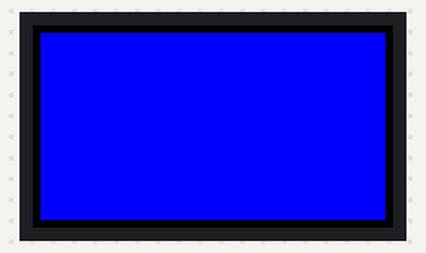
A program run on a simulated Raspberry Pi Pico running MicroPython. On the bench: 240×135 colour display. What the program prints to the serial console is not drawn.

Above: at 1.8 s.

The program:

display-demo.py
```python
from machine import Pin,SPI,PWM
import framebuf
import time

#color is BGR
RED = 0x00F8
GREEN = 0xE007
BLUE = 0x1F00
WHITE = 0xFFFF
BLACK = 0x0000

class LCD_1inch14(framebuf.FrameBuffer):
    def __init__(self):
        self.width = 240
        self.height = 135

        # Initialize SPI first with slower speed
        self.spi = SPI(1, baudrate=10000000,
                      polarity=0, phase=0,
                      sck=Pin(10), mosi=Pin(11), miso=None)

        # Initialize pins
        self.cs = Pin(9, Pin.OUT)
        self.rst = Pin(12, Pin.OUT)
        self.dc = Pin(8, Pin.OUT)

        # Initialize backlight
        self.bl = Pin(13, Pin.OUT)
        self.bl.value(1)

        # Create the framebuffer
        self.buffer = bytearray(self.height * self.width * 2)
        super().__init__(self.buffer, self.width, self.height, framebuf.RGB565)

        # Initialize display
        self.init_display()

    def reset(self):
        self.rst.value(1)
        time.sleep(0.2)
        self.rst.value(0)
        time.sleep(0.2)
        self.rst.value(1)
        time.sleep(0.2)

    def write_cmd(self, cmd):
        self.cs.value(0)
        self.dc.value(0)
        self.spi.write(bytearray([cmd]))
        self.cs.value(1)

    def write_data(self, data):
        self.cs.value(0)
        self.dc.value(1)
        self.spi.write(bytearray([data]))
        self.cs.value(1)

    def init_display(self):
        """Initialize display with minimal setup"""
        self.reset()

        # Basic initialization sequence
        self.write_cmd(0x36)    # Memory Access Control
        self.write_data(0x70)   # RGB -> BGR, MY=1, MX=1, ML=1

        self.write_cmd(0x3A)    # Interface Pixel Format
        self.write_data(0x05)   # 16-bit/pixel

        self.write_cmd(0x21)    # Display Inversion On
        self.write_cmd(0x11)    # Sleep Out
        time.sleep(0.12)        # Wait for sleep out

        self.write_cmd(0x29)    # Display ON
        time.sleep(0.02)        # Wait for display on

    def show(self):
        self.write_cmd(0x2A)    # Column Address Set
        self.write_data(0x00)   # Start column high
        self.write_data(0x00)   # Start column low
        self.write_data(0x00)   # End column high
        self.write_data(0xEF)   # End column low

        self.write_cmd(0x2B)    # Row Address Set
        self.write_data(0x00)   # Start row high
        self.write_data(0x00)   # Start row low
        self.write_data(0x00)   # End row high
        self.write_data(0x85)   # End row low

        self.write_cmd(0x2C)    # Memory Write

        self.cs.value(0)
        self.dc.value(1)
        self.spi.write(self.buffer)
        self.cs.value(1)

if __name__=='__main__':
    try:
        lcd = LCD_1inch14()
        print("LCD initialized")

        # Clear to black
        lcd.fill(BLACK)
        lcd.show()
        print("Screen cleared to black")
        time.sleep(1)

        # Draw blue rectangle
        margin = 5
        rect_x = margin
        rect_y = margin
        rect_width = lcd.width - (2 * margin)
        rect_height = lcd.height - (2 * margin)

        lcd.fill_rect(rect_x, rect_y, rect_width, rect_height, BLUE)
        lcd.show()
        print("Blue rectangle drawn")

        while True:
            time.sleep(1)

    except Exception as e:
        print("Error:", str(e))
```
